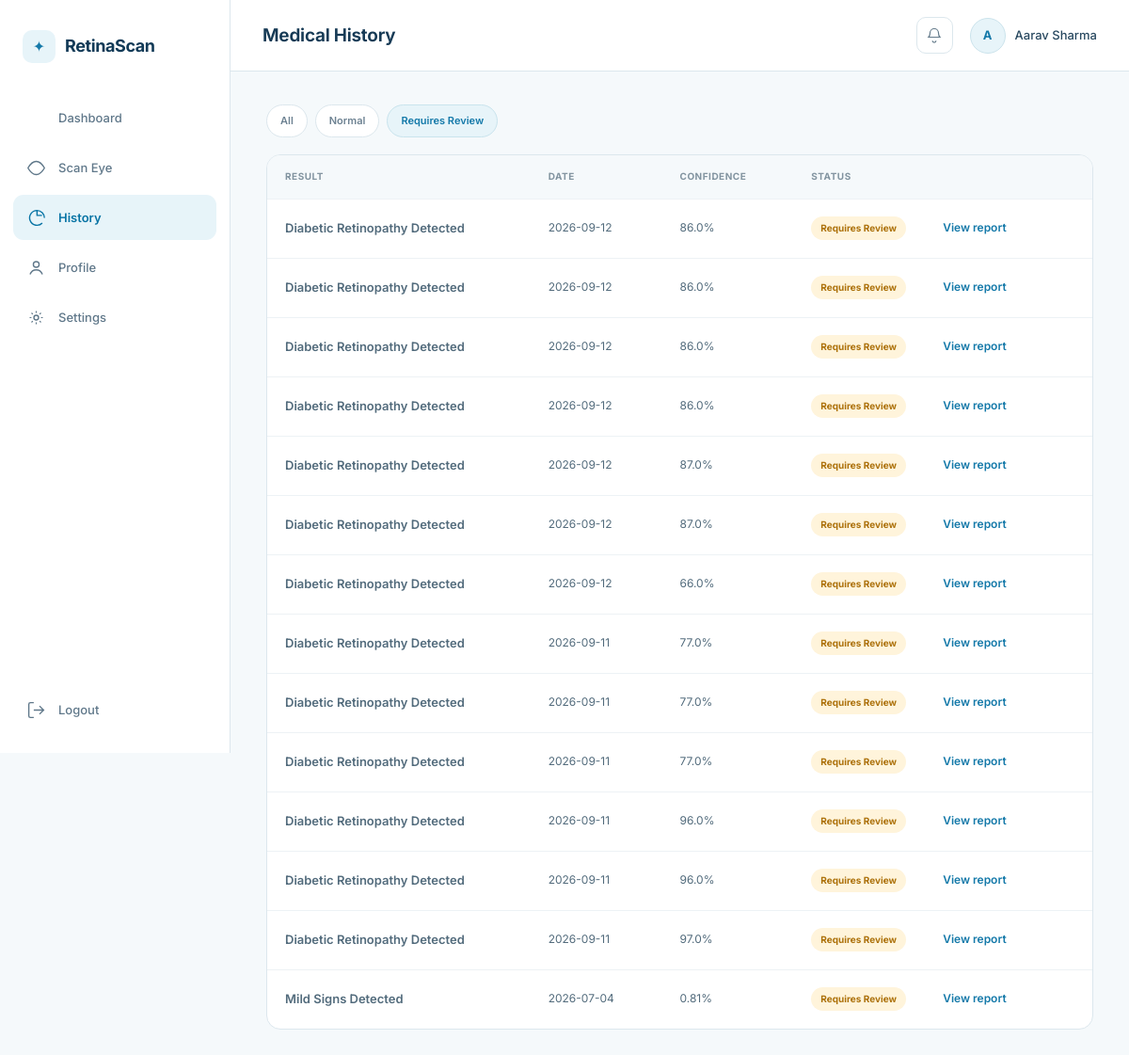
Page /history?status=Requires+Review (signed in) on the committed database.
### tables this page shows
CREATE TABLE users (
            id INTEGER PRIMARY KEY AUTOINCREMENT,
            name TEXT NOT NULL,
            email TEXT UNIQUE NOT NULL,
            phone TEXT,
            dob TEXT,
            gender TEXT,
            password_hash TEXT NOT NULL,
            blood_group TEXT,
            existing_conditions TEXT,
            emergency_contact TEXT,
            created_at TEXT NOT NULL
        );

CREATE TABLE scans (
            id INTEGER PRIMARY KEY AUTOINCREMENT,
            user_id INTEGER NOT NULL,
            scan_date TEXT NOT NULL,
            image_path TEXT NOT NULL,
            result TEXT NOT NULL,
            confidence REAL NOT NULL,
            explanation TEXT,
            details TEXT,
            status TEXT NOT NULL DEFAULT 'Normal',
            FOREIGN KEY (user_id) REFERENCES users (id)
        );

### app.py (the view)
@app.route("/history")
@login_required
def history():
    status_filter = request.args.get(
        "status",
        "All"
    )
    scans = db.get_scans_by_user(
        current_user.id,
        status_filter
    )
    return render_template(
        "history.html",
        scans=scans,
        active_filter=status_filter
    )

### app.py (called while the page is built)
@login_manager.user_loader
def load_user(user_id):
    row = db.get_user_by_id(user_id)
    if row:
        return User(row)
    return None

### database.py (called while the page is built, shortened)
def get_db():
    conn = sqlite3.connect(DB_PATH)
    conn.row_factory = sqlite3.Row
    return conn

def get_user_by_id(user_id):
    conn = get_db()
    row = conn.execute(
        "SELECT * FROM users WHERE id = ?",
        (user_id,)
    ).fetchone()
    conn.close()
    return row

def get_scans_by_user(user_id, status_filter=None):
    conn = get_db()
    if status_filter and status_filter != "All":
        rows = conn.execute("""
            SELECT *
            FROM scans
            WHERE user_id = ?
            AND status = ?
            ORDER BY scan_date DESC
        """, (
            user_id,
            status_filter
        )).fetchall()
    conn.close()
    return rows

### templates/history.html (shortened to what this page needs)
{% extends "base.html" %}
{% block page_title %}Medical History{% endblock %}
{% block content %}
<div class="filter-row">
  {% for f in ['All', 'Normal', 'Requires Review'] %}
    <a href="{{ url_for('history', status=f) }}"
       class="filter-chip {% if active_filter == f %}active{% endif %}">{{ f }}</a>
  {% endfor %}
</div>
<div class="history-table">
  {% if scans %}
    <div class="table-head">
      <span>Result</span>
      <span>Date</span>
      <span>Confidence</span>
      <span>Status</span>
    </div>
    {% for scan in scans %}
    <div class="table-row">
      <span class="result-name">{{ scan['result'] }}</span>
      <span>{{ scan['scan_date'][:10] }}</span>
      <span>{{ scan['confidence'] }}%</span>
      <span class="badge badge-{{ 'normal' if scan['status'] == 'Normal' else 'review' }}">{{ scan['status'] }}</span>
      <a href="{{ url_for('report', scan_id=scan['id']) }}" class="link-muted">View report</a>
    </div>
    {% endfor %}
  {% else %}
    <div class="empty-state">
      <p>No scans match this filter yet.</p>
    </div>
  {% endif %}
</div>
{% endblock %}

### templates/base.html (shortened to what this page needs)
<!DOCTYPE html>
<html lang="en">
<head>
<link rel="stylesheet" href="{{ url_for('static', filename='css/base.css') }}">
<link rel="stylesheet" href="{{ url_for('static', filename='css/dashboard.css') }}">
</head>
<body>
<div class="app-shell">
  <aside class="sidebar">
    <div class="sidebar-brand">
      <span class="brand-mark"></span>
      <span class="brand-name">RetinaScan</span>
    </div>
    <nav class="sidebar-nav">
      <a href="{{ url_for('dashboard') }}" class="nav-item {% if request.endpoint == 'dashboard' %}active{% endif %}">
        <svg viewBox="0 0 24 24"><path d="M4 13h6V4H4v9zm0 7h6v-5H4v5zm10 0h6V11h-6v9zm0-16v5h6V4h-6z"/></svg>
        Dashboard
      </a>
      <a href="{{ url_for('scan') }}" class="nav-item {% if request.endpoint == 'scan' %}active{% endif %}">
        <svg viewBox="0 0 24 24"><circle cx="12" cy="12" r="3.5"/><path d="M12 4C6.5 4 2 12 2 12s4.5 8 10 8 10-8 10-8-4.5-8-10-8z" fill="none" stroke="currentColor" stroke-width="1.6"/></svg>
        Scan Eye
      </a>
      <a href="{{ url_for('history') }}" class="nav-item {% if request.endpoint == 'history' %}active{% endif %}">
        <svg viewBox="0 0 24 24"><path d="M13 3a9 9 0 1 0 6.36 15.36M13 3v6h6M13 3a9 9 0 0 1 9 9" fill="none" stroke="currentColor" stroke-width="1.6"/></svg>
        History
      </a>
      <a href="{{ url_for('profile') }}" class="nav-item {% if request.endpoint == 'profile' %}active{% endif %}">
        <svg viewBox="0 0 24 24"><circle cx="12" cy="8" r="3.5" fill="none" stroke="currentColor" stroke-width="1.6"/><path d="M4.5 20c1.4-3.6 4.4-5.5 7.5-5.5s6.1 1.9 7.5 5.5" fill="none" stroke="currentColor" stroke-width="1.6"/></svg>
        Profile
      </a>
      <a href="{{ url_for('settings') }}" class="nav-item {% if request.endpoint == 'settings' %}active{% endif %}">
        <svg viewBox="0 0 24 24"><circle cx="12" cy="12" r="2.8" fill="none" stroke="currentColor" stroke-width="1.6"/><path d="M12 4v2.2M12 17.8V20M4 12h2.2M17.8 12H20M6.3 6.3l1.5 1.5M16.2 16.2l1.5 1.5M6.3 17.7l1.5-1.5M16.2 7.8l1.5-1.5" stroke="currentColor" stroke-width="1.4"/></svg>
        Settings
      </a>
    </nav>
    <button class="nav-item logout-trigger" id="logoutTrigger" type="button">
      <svg viewBox="0 0 24 24"><path d="M9 21H5a2 2 0 0 1-2-2V5a2 2 0 0 1 2-2h4M16 17l5-5-5-5M21 12H9" fill="none" stroke="currentColor" stroke-width="1.6"/></svg>
      Logout
    </button>
  </aside>
  <div class="main-col">
    <header class="topbar">
      <h1 class="topbar-title">{% block page_title %}Dashboard{% endblock %}</h1>
      <div class="topbar-actions">
        <button class="icon-btn" aria-label="Notifications">
          <svg viewBox="0 0 24 24"><path d="M6 8a6 6 0 1 1 12 0c0 3.2 1 5 2 6H4c1-1 2-2.8 2-6z" fill="none" stroke="currentColor" stroke-width="1.6"/><path d="M9.5 19a2.5 2.5 0 0 0 5 0" fill="none" stroke="currentColor" stroke-width="1.6"/></svg>
        </button>
        <div class="topbar-profile">
          <div class="avatar-ring">{{ current_user.name[0] | upper }}</div>
          <span>{{ current_user.name }}</span>
        </div>
      </div>
    </header>
    <main class="page-content">
      {% block content %}{% endblock %}
    </main>
  </div>
</div>
</body>
</html>

### static/css/base.css (style rules this page uses)
:root { --bg: #f5f9fb; --surface: #ffffff; --surface-soft: #eef7fa; --border: #dce7ed; --border-light: #eaf0f3; --text: #153b57; --text-secondary: #60798b; --text-muted: #8b9ca8; --primary: #1479a9; --primary-dark: #0d628b; --primary-light: #e7f4f9; --success: #258357; --success-bg: #eaf7ef; --warning: #ad720c; --warning-bg: #fff4db; --danger: #c64d4d; --danger-bg: #fff0f0; --radius: 12px; --radius-lg: 17px; --shadow: 0 4px 20px rgba(24, 62, 86, 0.055); --sidebar-width: 245px; }
* { box-sizing: border-box; }
html, body { margin: 0; padding: 0; min-height: 100%; }
body { background: var(--bg); color: var(--text); font-family: 'Inter', sans-serif; font-size: 14px; line-height: 1.55; -webkit-font-smoothing: antialiased; }
h1, h2, h3, h4, h5 { margin: 0; color: var(--text); font-weight: 650; letter-spacing: -0.25px; }
a { color: var(--primary); text-decoration: none; }
button, input, select, textarea { font: inherit; }
button { cursor: pointer; }
.badge { width: fit-content; display: inline-flex; align-items: center; padding: 5px 10px; border-radius: 999px; font-size: 10px; font-weight: 700; }
.badge-review { background: var(--warning-bg); color: var(--warning); }

### rows in the picture
users: name "A", name "Aarav Sharma"
scans: result "Diabetic Retinopathy Detected", scan_date "2026-09-12", confidence "86.0", status "Requires Review"
scans: result "Diabetic Retinopathy Detected", scan_date "2026-09-12", confidence "86.0", status "Requires Review"
scans: result "Diabetic Retinopathy Detected", scan_date "2026-09-12", confidence "86.0", status "Requires Review"
scans: result "Diabetic Retinopathy Detected", scan_date "2026-09-12", confidence "86.0", status "Requires Review"
scans: result "Diabetic Retinopathy Detected", scan_date "2026-09-12", confidence "87.0", status "Requires Review"
scans: result "Diabetic Retinopathy Detected", scan_date "2026-09-12", confidence "87.0", status "Requires Review"
scans: result "Diabetic Retinopathy Detected", scan_date "2026-09-12", confidence "66.0", status "Requires Review"
scans: result "Diabetic Retinopathy Detected", scan_date "2026-09-11", confidence "77.0", status "Requires Review"
scans: result "Diabetic Retinopathy Detected", scan_date "2026-09-11", confidence "77.0", status "Requires Review"
scans: result "Diabetic Retinopathy Detected", scan_date "2026-09-11", confidence "77.0", status "Requires Review"
scans: result "Diabetic Retinopathy Detected", scan_date "2026-09-11", confidence "96.0", status "Requires Review"
scans: result "Diabetic Retinopathy Detected", scan_date "2026-09-11", confidence "96.0", status "Requires Review"
scans: result "Diabetic Retinopathy Detected", scan_date "2026-09-11", confidence "97.0", status "Requires Review"
scans: result "Mild Signs Detected", scan_date "2026-07-04", confidence "0.81", status "Requires Review"

### other values in the picture
{{ f }} "All" "Normal" "Requires Review"
